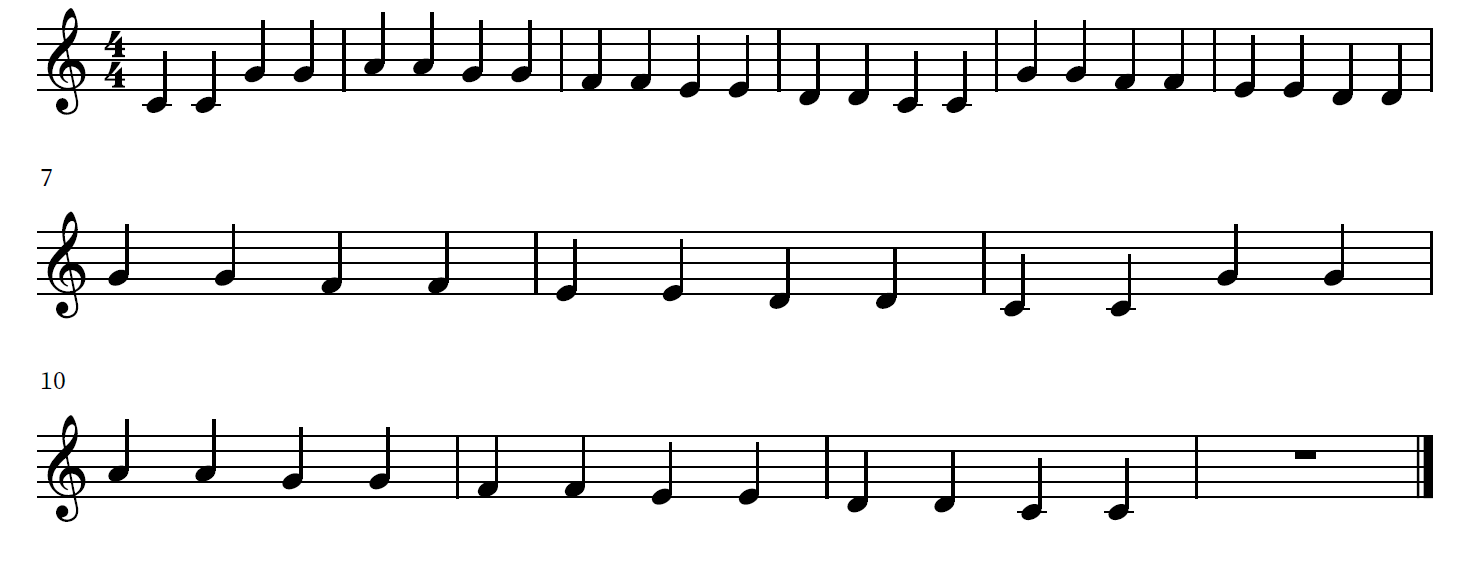
#> input picture Twinkle.png, 1458 x 572 px
$ jupyter execute --allow-errors test.ipynb
#> lines starting #> are read from the running program, lines starting #| are printed output that depends on the picture; after the words box and inside, x2 and y2 are one past the last pixel; in counts of white or black regions, pixels touching at a corner belong together
# libraries

[cell 1]
import pydub
import numpy as np
import sounddevice as sd
from matplotlib import pyplot as plt
from scipy.io.wavfile import read, write
import cv2 as cv
import pandas as pd

# Part 1
## loading image
## detecting lines
## detecting notes
## compiling

[cell 2]
# read image
TwinkleIm = cv.imread('Twinkle.png')
#> TwinkleIm is the input picture: shape (572, 1458, 3); mean B, G, R 234.7, 234.7, 234.7

[cell 3]
# detect lines
def LineDetector(input_im):
# convert image to gray image
    Gray_IM = cv.cvtColor(input_im,cv.COLOR_BGR2GRAY)
# detect edges
    t_lower = 50  # Lower Threshold
    t_upper = 200  # Upper threshold
#apertureSize is an optional parameter that is used to specify the order of the Sobel filter used
#to calculate the gradient in the Canny algorithm. The default value is 3 and its value should
#be odd between 3 and 7. You can increase the Aperture size when you want to detect more detailed features.
    edges = cv.Canny(Gray_IM,t_lower,t_upper,apertureSize=3)
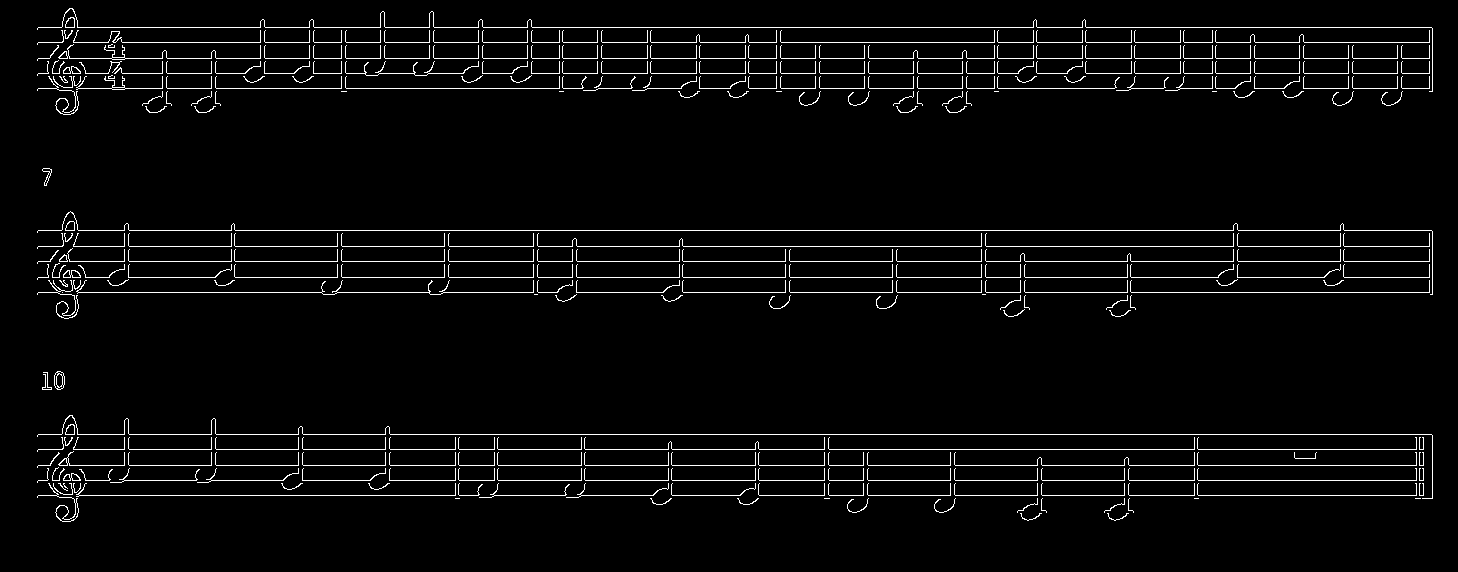
#> edges: shape (572, 1458); 3.5% white in thin lines or dots, all inside (x1, y1, x2, y2) = (37, 8, 1433, 522)

    IM_lines = cv.HoughLinesP(
                edges,
                1, # Distance resolution in pixels
                np.pi/180, # Angle resolution in radians
                threshold=50, # Min number of votes for valid line
                minLineLength=40, # Min allowed length of line
                maxLineGap=10 # Max allowed gap between line for joining them
                )
#> IM_lines = 64 rows, first 6: [38, 261, 1432, 261], [759, 495, 1432, 495], [38, 230, 1431, 230], [302, 480, 370, 480], [235, 277, 1218, 277], [38, 27, 1431, 27]
    lines_Y=[]
    for line in IM_lines:
        xx,ys,xf,yf=line[0]
        if(abs(xx-xf)>50):
            if(abs(ys-yf)<5):
                a=1
                for i in lines_Y:
                    if(abs(i-ys)<5):
                        a=0
                if(a or lines_Y==[]):
                    lines_Y.append(ys)
#> this loop made 64 passes
#> (xx, ys, xf, yf) on passes 1 to 12: (38, 261, 1432, 261), (759, 495, 1432, 495), (38, 230, 1431, 230), (302, 480, 370, 480), (235, 277, 1218, 277), (38, 27, 1431, 27), (38, 42, 1432, 42), (38, 449, 1432, 449), (443, 292, 557, 292), (125, 58, 1432, 58), (38, 465, 1432, 465), (38, 246, 1432, 246)
#> after the loop, lines_Y = [261, 495, 230, 480, 277, 27, 42, 449, 292, 58, 465, 246, 434, 73, 88]
    for i in lines_Y:
        cv.line(Gray_IM, (0, i), (1600, i), (0,0,255), 2, cv.LINE_AA)
#> this loop made 15 passes
#> i on passes 1 to 12: 261, 495, 230, 480, 277, 27, 42, 449, 292, 58, 465, 246
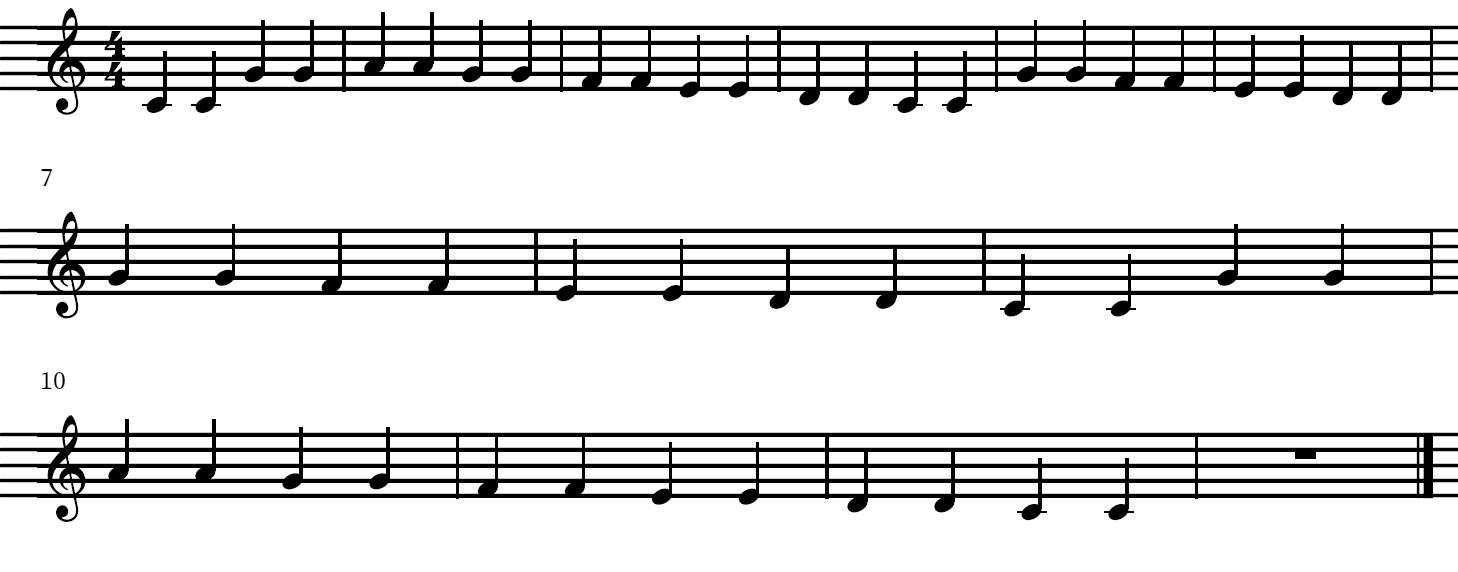
#> Gray_IM: shape (572, 1458); min 0, max 255, mean 220.5
    lines_Y.sort()
    return Gray_IM,lines_Y

[cell 4]
test_IM=TwinkleIm
Detected_IM,linesY=LineDetector(test_IM)
#> linesY = [27, 42, 58, 73, 88, 230, 246, 261, 277, 292, 434, 449, 465, 480, 495]
_ = plt.imshow(Detected_IM[:,:])
#_ = plt.xticks([])
#_ = plt.yticks([])
#_ = plt.box(0)
print(linesY)
#| [27, 42, 58, 73, 88, 230, 246, 261, 277, 292, 434, 449, 465, 480, 495]

[cell 5]
def detectNotes(input_image, template, threshold):
    w, h = template.shape[::-1]
    res_image = input_image.copy()
    matches = cv.matchTemplate(input_image, template, cv.TM_CCOEFF_NORMED)
    match_loc = np.where( matches >= threshold)
    rects = list(zip(*match_loc[::-1]))
    rects = sorted(rects, key = lambda x: (x[0], x[1]))
    rects = np.asarray(rects)
    prev_x = rects[0][0]
    prev_y = rects[0][1]
    x_margin = 20
    y_margin = 20
    stay = [0]
    for i in range(1, rects.shape[0]):
        if (abs(rects[i][0] - prev_x) > x_margin or abs(rects[i][1] - prev_y) > y_margin):
            stay.append(i)
            prev_x = rects[i][0]
            prev_y = rects[i][1]

    rects = rects[stay]
    rect2=[]
    for i in rects:
       # if(rect2==[]):
        #    rect2.append(i)
        a=1
        for j in range (len(rect2)):
             if(   ((i[0]-rect2[j][0])**2)+((i[1]-rect2[j][1])**2)<20 ):
               a=0
        if(a):
            rect2.append(i)
        for pt in rects:
            cv.rectangle(res_image, pt, (pt[0] + w, pt[1] + h), (0,0,255), 1)

    return rect2,res_image

[cell 6]
template = cv.imread("quarter (1).PNG", cv.IMREAD_GRAYSCALE)
gray = cv.cvtColor(TwinkleIm, cv.COLOR_BGR2GRAY)
threshold = 0.69

#> (the rest of this cell did not finish here and is left out)

[cell 7]
# read image

[cell 8]
# note class
class note :
    def __init__(self):
        self.x=0
        self.y=0
        self.id=0
        self.octave=0
        self.dur=0
class blunt :
    def __init__(self):
        self.lines=[]
        self.average=0
        self.notes=[]
    # [63 lines left out: function findNotesStr, not called in this run]


a=note()
a.y=10
a.x=5
print(a.x+a.y)

[cell 9]
import pandas as pd
print(min([2,3,4]))

[cell 10]
#detect notes
img = cv.imread('Twinkle.png')
def MakeNotes(input_img):
    result=[]
    ## line
    junk1,lines =LineDetector(input_img)
#> the loop in LineDetector (call 2), `for line in IM_lines:` made 64 passes
#> the loop in LineDetector (call 2), `for i in lines_Y:` made 15 passes
#> lines has the same summary as linesY outside MakeNotes
    # create blunts

    bluntN=int(len(lines)/5)
#> bluntN = 3
    blunts=[]
    for i in range (bluntN):
        temp_blunt=blunt()
        temp_blunt.lines=[lines[5*i],lines[5*i+1],lines[5*i+2],lines[5*i+3],lines[5*i+4]]
        temp_blunt.average=sum(temp_blunt.lines)/len(temp_blunt.lines)
        print("Average",temp_blunt.average)
        blunts.append(temp_blunt)
#> this loop made 3 passes
#> (temp_blunt.lines, temp_blunt.average) on passes 1 to 3: ([27, 42, 58, 73, 88], 57.6), ([230, 246, 261, 277, 292], 261.2), ([434, 449, 465, 480, 495], 464.6)
#| Average 57.6
#| Average 261.2
#| Average 464.6
#> after the loop, blunts = 3 items

    ## note
    template = cv.imread("quarter (1).PNG", cv.IMREAD_GRAYSCALE)
    gray = cv.cvtColor(input_img, cv.COLOR_BGR2GRAY)
    threshold = 0.69
    rects,junk2= detectNotes(gray, template, threshold)
    print(len(rects))
    for point in rects:
        temp_note=note()
        temp_note.x=point[0]+13
        temp_note.y=point[1]+61
        temp_note.dur=3
        for i in blunts:
            if(abs(i.average-temp_note.y)<75):
                i.notes.append(temp_note)
        image2 = cv.circle(input_img, (temp_note.x,temp_note.y), radius=0, color=(0, 0, 255), thickness=2)


    for i in blunts:
        print(len(i.notes))
        i.findNotesStr()


    return image2,blunts


#> (the rest of this cell did not finish here and is left out)

# Play functions

[cell 11]
notes_base = 2**(np.arange(12)/12)*27.5
notes_duration = np.array([3200, 1600, 800, 400, 200, 100])*0.7
notes_ann = ['A', 'A#', 'B', 'C', 'C#', 'D', 'Eb', 'E', 'F', 'F#', 'G', 'G#']

def sin_wave(f, n, fs):
    x = np.linspace(0, 2*np.pi, n)
    ring = 30
    xp = np.linspace(0, -1*(n*ring/fs), n)
    y = np.sin(x*f*(n/fs))*np.exp(xp)
    z = np.zeros([n, 2])
    z[:, 0] = y
    z[:, 1] = y
    return z

# [7 lines left out: function play_note, not called in this run]

def put_note(note_id, octave, dur, fs):
    if (note_id < 3) :
        octave += 1
    y = sin_wave(notes_base[note_id]*2**octave, int(notes_duration[dur]*(fs/1000)), fs)
    return y

def get_music(music_notes, fs):
#> called with fs = 44100
    m = []
    for item in music_notes:
        y = put_note(item[0], item[1], item[2], fs)
        m.append(y)
    m = np.concatenate(m, 0)
    return m

fs1 = 44100
music = [[8, 5, 3], [10, 5, 4], [10, 5, 4], [10, 5, 3], [10, 5, 3], [10, 5, 3], [10, 5, 3], [10, 5, 3], [10, 5, 3],
        [11, 5, 4], [4, 5, 4], [11, 5, 4], [4, 5, 4], [11, 5, 4], [4, 5, 4], [11, 5, 4], [4, 5, 4], [3, 5, 3],
        [8, 5, 4], [8, 5, 4], [8, 5, 3], [8, 5, 3], [8, 5, 3], [8, 5, 3], [8, 5, 3], [8, 5, 3],
        [10, 5, 4], [3, 5, 4], [10, 5, 4], [3, 5, 4], [10, 5, 4], [3, 5, 4], [10, 5, 4], [3, 5, 4], [1, 4, 3]]

y = get_music(music, fs1)
sd.play(y, fs1)
#> (this line was passed over: sounddevice is not available in this run)

[cell 12]
Scale = [[3,4,3], [5,4,3], [7,4,3], [8,4,3], [10,4,3], [0,4,3], [2,4,3], [3,5,3],
        [2,4,3], [0,4,3], [10,4,3], [8,4,3], [7,4,3], [5,4,3], [3,4,3]]

y = get_music(Scale, fs1)
sd.play(y, fs1)
#> (this line was passed over: sounddevice is not available in this run)

$ run again, with Ave.png copied over Twinkle.png
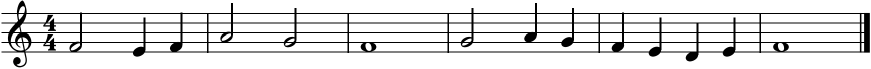
#> input picture Ave.png, 1742 x 138 px (shown at 1/2 size)
#> TwinkleIm is the input picture: shape (138, 1742, 3); min 0, max 255, mean 224.6
#> in LineDetector, `edges = cv.Canny(Gray_IM,t_lower,t_upper,apertureSize=3)`:
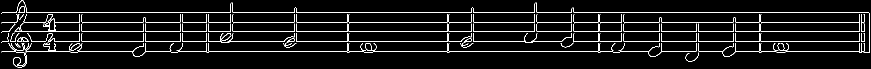
#> edges: shape (138, 1742) (shown at 1/2 size); 5.2% white in thin lines or dots
#> IM_lines = 73 rows, first 6: [47, 44, 1739, 44], [748, 102, 1224, 102], [4, 25, 1737, 25], [31, 63, 1739, 63], [4, 83, 442, 83], [1613, 102, 1655, 102]
#> the loop in LineDetector, `for line in IM_lines:` made 73 passes
#> after the loop in LineDetector, `for line in IM_lines:`: lines_Y = [44, 102, 25, 63, 83]
#> the loop in LineDetector, `for i in lines_Y:` made 5 passes
#> i on passes 1 to 5: 44, 102, 25, 63, 83
#> after the loop in LineDetector, `for i in lines_Y:`:
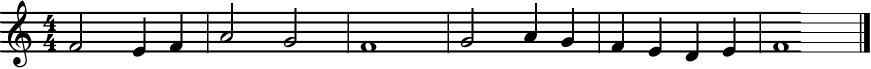
#> Gray_IM: shape (138, 1742) (shown at 1/2 size); min 0, max 255, mean 207.1
#> linesY = [25, 44, 63, 83, 102]
#| [25, 44, 63, 83, 102]
#> the loop in LineDetector (call 2), `for line in IM_lines:` made 73 passes
#> the loop in LineDetector (call 2), `for i in lines_Y:` made 5 passes
#> bluntN = 1
#> the loop in MakeNotes, `for i in range (bluntN):` made 1 pass
#> (temp_blunt.lines, temp_blunt.average) on pass 1: ([25, 44, 63, 83, 102], 63.4)
#> (printed output is left out)
#> after the loop in MakeNotes, `for i in range (bluntN):`: blunts = 1 item

$ run again, with Maryam.png copied over Twinkle.png
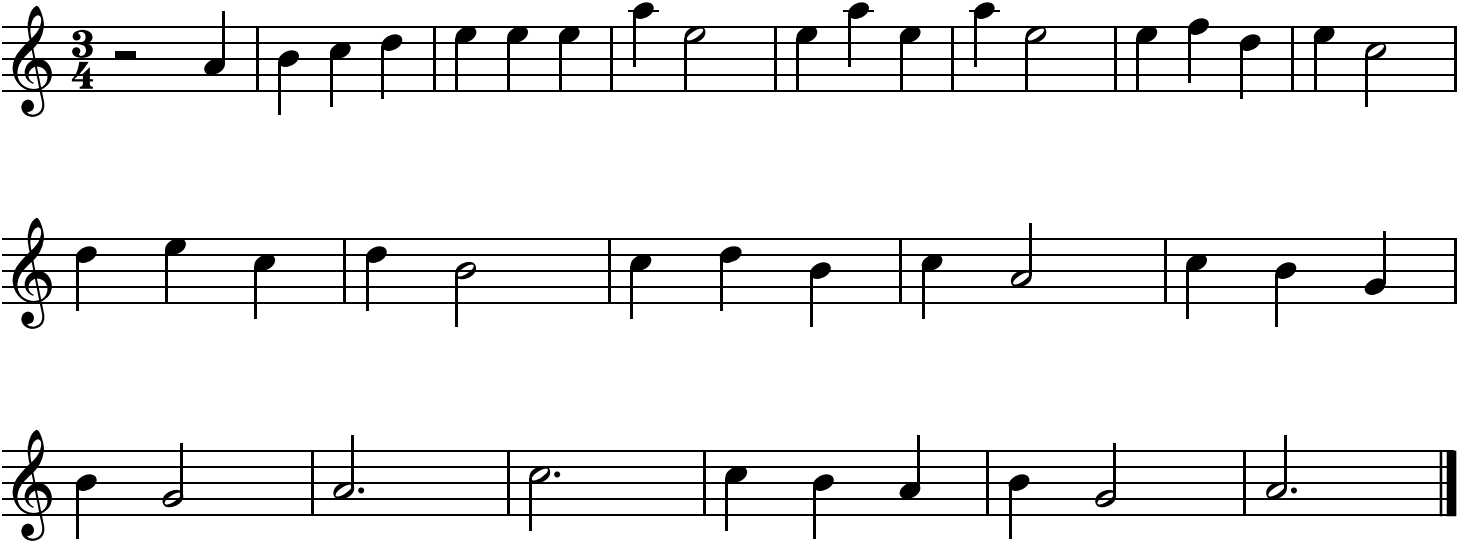
#> input picture Maryam.png, 1458 x 542 px
#> TwinkleIm is the input picture: shape (542, 1458, 3); min 0, max 255, mean 233.7
#> in LineDetector, `edges = cv.Canny(Gray_IM,t_lower,t_upper,apertureSize=3)`:
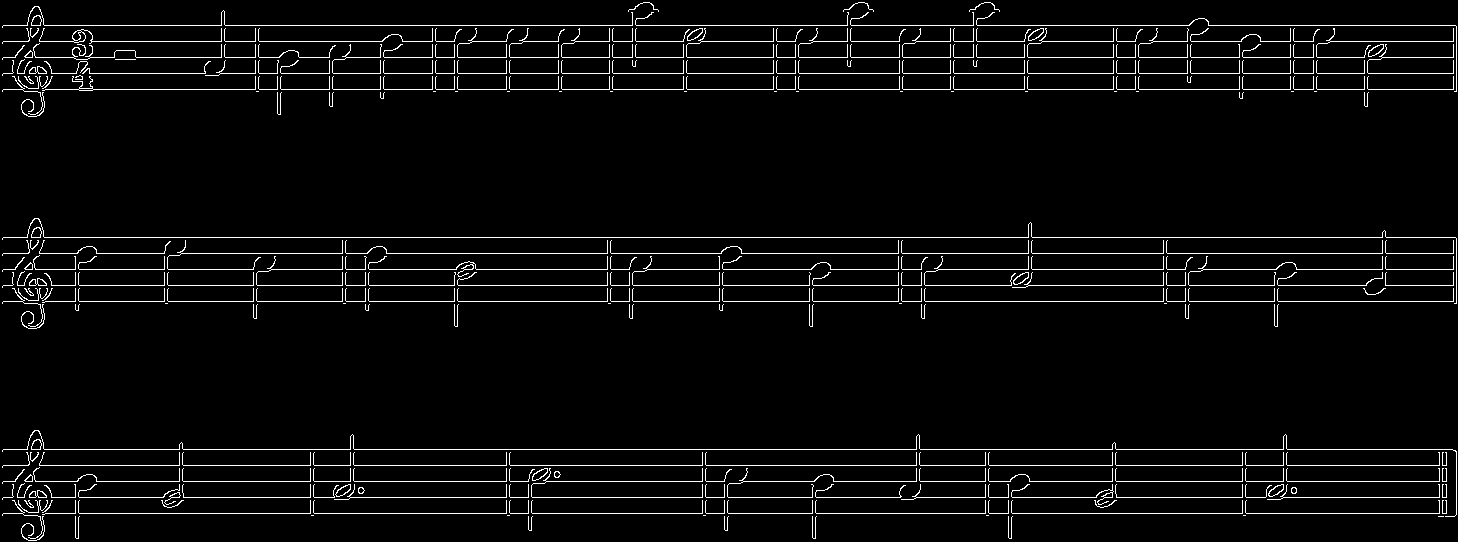
#> edges: shape (542, 1458); 3.9% white in thin lines or dots
#> IM_lines = 99 rows, first 6: [1028, 285, 1366, 285], [3, 237, 1455, 237], [3, 449, 1452, 449], [93, 89, 1456, 89], [3, 497, 334, 497], [45, 301, 1456, 301]
#> the loop in LineDetector, `for line in IM_lines:` made 99 passes
#> after the loop in LineDetector, `for line in IM_lines:`: lines_Y = [285, 237, 449, 89, 497, 301, 513, 481, 25, 57, 41, 465, 253, 73, 269]
#> the loop in LineDetector, `for i in lines_Y:` made 15 passes
#> i on passes 1 to 8: 285, 237, 449, 89, 497, 301, 513, 481
#> after the loop in LineDetector, `for i in lines_Y:`:
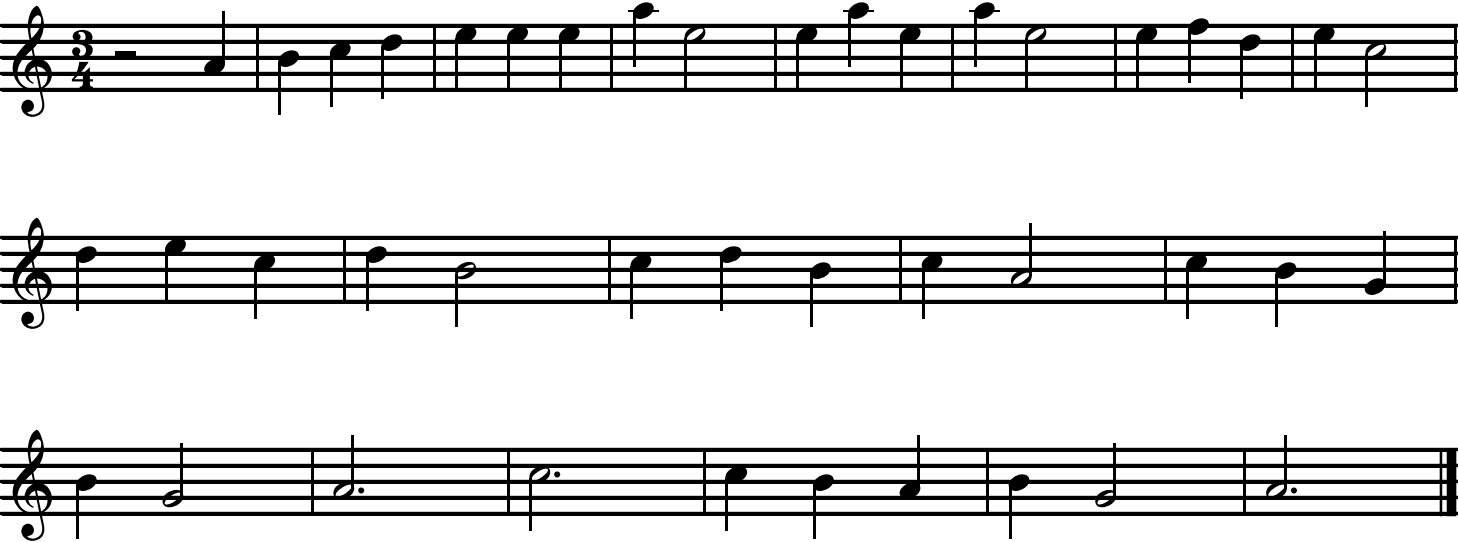
#> Gray_IM: shape (542, 1458); min 0, max 255, mean 219.1
#> linesY = [25, 41, 57, 73, 89, 237, 253, 269, 285, 301, 449, 465, 481, 497, 513]
#| [25, 41, 57, 73, 89, 237, 253, 269, 285, 301, 449, 465, 481, 497, 513]
#> the loop in LineDetector (call 2), `for line in IM_lines:` made 99 passes
#> the loop in LineDetector (call 2), `for i in lines_Y:` made 15 passes
#> lines has the same summary as linesY outside MakeNotes
#> bluntN = 3
#> the loop in MakeNotes, `for i in range (bluntN):` made 3 passes
#> (temp_blunt.lines, temp_blunt.average) on passes 1 to 3: ([25, 41, 57, 73, 89], 57), ([237, 253, 269, 285, 301], 269), ([449, 465, 481, 497, 513], 481)
#> (printed output is left out)
#> after the loop in MakeNotes, `for i in range (bluntN):`: blunts = 3 items

$ run again, with bemil_BD.png copied over Twinkle.png
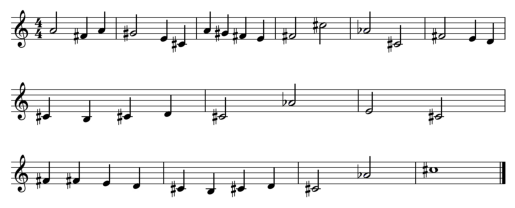
#> input picture bemil_BD.png, 515 x 208 px
#> TwinkleIm is the input picture: shape (208, 515, 3); mean B, G, R 237.9, 237.9, 237.9
#> in LineDetector, `edges = cv.Canny(Gray_IM,t_lower,t_upper,apertureSize=3)`:
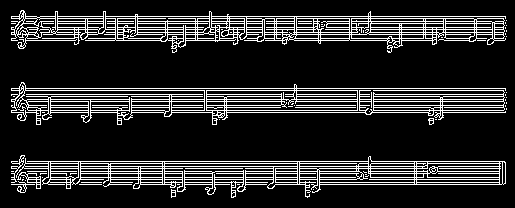
#> edges: shape (208, 515); 15.5% white in thin lines or dots, all inside (x1, y1, x2, y2) = (11, 10, 507, 198)
#> IM_lines = 35 rows, first 6: [11, 112, 505, 112], [11, 18, 505, 18], [11, 110, 503, 110], [11, 179, 505, 179], [11, 94, 505, 94], [11, 90, 505, 90]
#> the loop in LineDetector, `for line in IM_lines:` made 35 passes
#> after the loop in LineDetector, `for line in IM_lines:`: lines_Y = [112, 18, 179, 94, 88, 184, 171, 101, 107, 32, 163, 40, 27]
#> the loop in LineDetector, `for i in lines_Y:` made 13 passes
#> i on passes 1 to 8: 112, 18, 179, 94, 88, 184, 171, 101
#> after the loop in LineDetector, `for i in lines_Y:`:
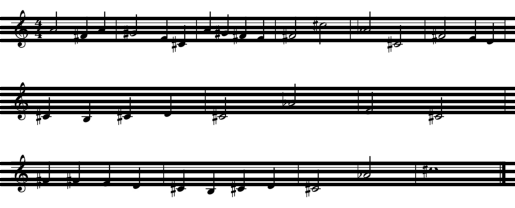
#> Gray_IM: shape (208, 515); min 0, max 255, mean 193.6
#> linesY = [18, 27, 32, 40, 88, 94, 101, 107, 112, 163, 171, 179, 184]
#| [18, 27, 32, 40, 88, 94, 101, 107, 112, 163, 171, 179, 184]
#> the loop in LineDetector (call 2), `for line in IM_lines:` made 35 passes
#> the loop in LineDetector (call 2), `for i in lines_Y:` made 13 passes
#> lines has the same summary as linesY outside MakeNotes
#> bluntN = 2
#> the loop in MakeNotes, `for i in range (bluntN):` made 2 passes
#> (temp_blunt.lines, temp_blunt.average) on passes 1 to 2: ([18, 27, 32, 40, 88], 41), ([94, 101, 107, 112, 163], 115.4)
#> (printed output is left out)
#> after the loop in MakeNotes, `for i in range (bluntN):`: blunts = 2 items
